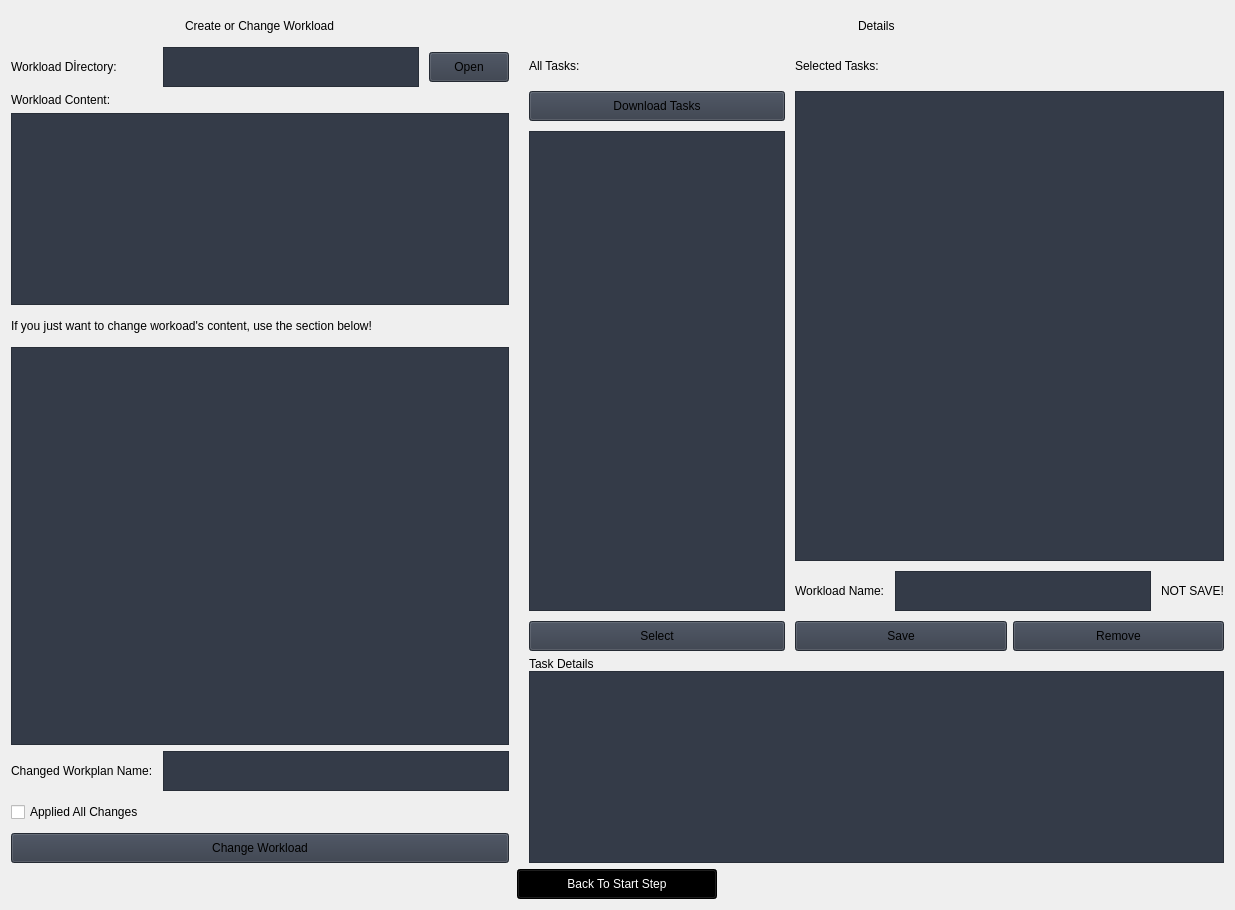
                     <widget class="QWidget" name="cWorkload">
                      <property name="styleSheet">
                       <string/>
                      </property>
                      <layout class="QVBoxLayout" name="verticalLayout_18">
                       <item>
                        <layout class="QGridLayout" name="gridLayout_13">
                         <property name="horizontalSpacing">
                          <number>20</number>
                         </property>
                         <item row="0" column="0" rowspan="5">
                          <layout class="QGridLayout" name="gridLayout_5">
                           <property name="horizontalSpacing">
                            <number>10</number>
                           </property>
                           <property name="verticalSpacing">
                            <number>6</number>
                           </property>
                           <item row="6" column="0" colspan="3">
                            <widget class="QPlainTextEdit" name="plainTextEdit_2">
                             <property name="minimumSize">
                              <size>
                               <width>0</width>
                               <height>100</height>
                              </size>
                             </property>
                             <property name="styleSheet">
                              <string notr="true">background-color: rgb(52, 59, 72);</string>
                             </property>
                            </widget>
                           </item>
                           <item row="5" column="0" colspan="3">
                            <widget class="QLabel" name="label_107">
                             <property name="minimumSize">
                              <size>
                               <width>0</width>
                               <height>30</height>
                              </size>
                             </property>
                             <property name="maximumSize">
                              <size>
                               <width>16777215</width>
                               <height>30</height>
                              </size>
                             </property>
                             <property name="text">
                              <string>If you just want to change workoad's content, use the section below!</string>
                             </property>
                            </widget>
                           </item>
                           <item row="2" column="0" colspan="3">
                            <widget class="QLabel" name="label_32">
                             <property name="maximumSize">
                              <size>
                               <width>16777215</width>
                               <height>30</height>
                              </size>
                             </property>
                             <property name="text">
                              <string>Workload Content:</string>
                             </property>
                            </widget>
                           </item>
                           <item row="3" column="0" rowspan="2" colspan="3">
                            <widget class="QPlainTextEdit" name="plainTextEdit">
                             <property name="minimumSize">
                              <size>
                               <width>0</width>
                               <height>100</height>
                              </size>
                             </property>
                             <property name="styleSheet">
                              <string notr="true">background-color: rgb(52, 59, 72);</string>
                             </property>
                             <property name="readOnly">
                              <bool>true</bool>
                             </property>
                             <property name="plainText">
                              <string/>
                             </property>
                            </widget>
                           </item>
                           <item row="9" column="0" colspan="3">
                            <widget class="QPushButton" name="btn_workload_save">
                             <property name="minimumSize">
                              <size>
                               <width>0</width>
                               <height>30</height>
                              </size>
                             </property>
                             <property name="maximumSize">
                              <size>
                               <width>16777215</width>
                               <height>30</height>
                              </size>
                             </property>
                             <property name="styleSheet">
                              <string notr="true">background-color: rgb(52, 59, 72);</string>
                             </property>
                             <property name="text">
                              <string>Change Workload</string>
                             </property>
                             <property name="icon">
                              <iconset resource="resources.qrc">
                               <normaloff>:/icons/images/icons/cil-save.png</normaloff>:/icons/images/icons/cil-save.png</iconset>
                             </property>
                            </widget>
                           </item>
                           <item row="0" column="0" colspan="3" alignment="Qt::AlignHCenter">
                            <widget class="QLabel" name="label_106">
                             <property name="minimumSize">
                              <size>
                               <width>0</width>
                               <height>30</height>
                              </size>
                             </property>
                             <property name="maximumSize">
                              <size>
                               <width>16777215</width>
                               <height>30</height>
                              </size>
                             </property>
                             <property name="text">
                              <string>Create or Change Workload</string>
                             </property>
                            </widget>
                           </item>
                           <item row="1" column="0">
                            <widget class="QLabel" name="label_105">
                             <property name="text">
                              <string>Workload Dİrectory:</string>
                             </property>
                            </widget>
                           </item>
                           <item row="8" column="0" colspan="3">
                            <widget class="QCheckBox" name="checkBox_12">
                             <property name="minimumSize">
                              <size>
                               <width>0</width>
                               <height>30</height>
                              </size>
                             </property>
                             <property name="maximumSize">
                              <size>
                               <width>16777215</width>
                               <height>30</height>
                              </size>
                             </property>
                             <property name="text">
                              <string>Applied All Changes</string>
                             </property>
                            </widget>
                           </item>
                           <item row="1" column="2">
                            <widget class="QPushButton" name="btn_changeDir">
                             <property name="minimumSize">
                              <size>
                               <width>80</width>
                               <height>30</height>
                              </size>
                             </property>
                             <property name="maximumSize">
                              <size>
                               <width>80</width>
                               <height>30</height>
                              </size>
                             </property>
                             <property name="styleSheet">
                              <string notr="true">background-color: rgb(52, 59, 72);
</string>
                             </property>
                             <property name="text">
                              <string>Open</string>
                             </property>
                             <property name="icon">
                              <iconset resource="resources.qrc">
                               <normaloff>:/icons/images/icons/cil-folder-open.png</normaloff>:/icons/images/icons/cil-folder-open.png</iconset>
                             </property>
                            </widget>
                           </item>
                           <item row="7" column="0">
                            <widget class="QLabel" name="label_109">
                             <property name="minimumSize">
                              <size>
                               <width>0</width>
                               <height>30</height>
                              </size>
                             </property>
                             <property name="maximumSize">
                              <size>
                               <width>16777215</width>
                               <height>30</height>
                              </size>
                             </property>
                             <property name="text">
                              <string>Changed Workplan Name:</string>
                             </property>
                            </widget>
                           </item>
                           <item row="1" column="1">
                            <widget class="QPlainTextEdit" name="plainTextEdit_35">
                             <property name="minimumSize">
                              <size>
                               <width>0</width>
                               <height>40</height>
                              </size>
                             </property>
                             <property name="maximumSize">
                              <size>
                               <width>16777215</width>
                               <height>40</height>
                              </size>
                             </property>
                             <property name="styleSheet">
                              <string notr="true">background-color: rgb(52, 59, 72);</string>
                             </property>
                            </widget>
                           </item>
                           <item row="7" column="1" colspan="2">
                            <widget class="QPlainTextEdit" name="plainTextEdit_36">
                             <property name="minimumSize">
                              <size>
                               <width>0</width>
                               <height>40</height>
                              </size>
                             </property>
                             <property name="maximumSize">
                              <size>
                               <width>16777215</width>
                               <height>40</height>
                              </size>
                             </property>
                             <property name="styleSheet">
                              <string notr="true">background-color: rgb(52, 59, 72);</string>
                             </property>
                            </widget>
                           </item>
                          </layout>
                         </item>
                         <item row="1" column="1" rowspan="4" colspan="2">
                          <layout class="QGridLayout" name="gridLayout_17">
                           <item row="0" column="0">
                            <widget class="QLabel" name="label_53">
                             <property name="text">
                              <string>Task Details</string>
                             </property>
                            </widget>
                           </item>
                           <item row="1" column="0">
                            <widget class="QPlainTextEdit" name="plainTextEdit_38">
                             <property name="styleSheet">
                              <string notr="true">background-color: rgb(52, 59, 72);</string>
                             </property>
                             <property name="readOnly">
                              <bool>true</bool>
                             </property>
                            </widget>
                           </item>
                          </layout>
                         </item>
                         <item row="0" column="1" colspan="2">
                          <layout class="QGridLayout" name="gridLayout_45">
                           <property name="spacing">
                            <number>10</number>
                           </property>
                           <item row="2" column="0">
                            <widget class="QPushButton" name="btn_take_tasks">
                             <property name="sizePolicy">
                              <sizepolicy hsizetype="Expanding" vsizetype="Expanding">
                               <horstretch>0</horstretch>
                               <verstretch>0</verstretch>
                              </sizepolicy>
                             </property>
                             <property name="minimumSize">
                              <size>
                               <width>0</width>
                               <height>30</height>
                              </size>
                             </property>
                             <property name="maximumSize">
                              <size>
                               <width>16777215</width>
                               <height>30</height>
                              </size>
                             </property>
                             <property name="styleSheet">
                              <string notr="true">background-color: rgb(52, 59, 72);</string>
                             </property>
                             <property name="text">
                              <string>Download Tasks</string>
                             </property>
                             <property name="icon">
                              <iconset resource="resources.qrc">
                               <normaloff>:/icons/images/icons/cil-vertical-align-bottom.png</normaloff>:/icons/images/icons/cil-vertical-align-bottom.png</iconset>
                             </property>
                            </widget>
                           </item>
                           <item row="5" column="1">
                            <widget class="QLabel" name="label">
                             <property name="maximumSize">
                              <size>
                               <width>16777215</width>
                               <height>30</height>
                              </size>
                             </property>
                             <property name="text">
                              <string>Workload Name:</string>
                             </property>
                            </widget>
                           </item>
                           <item row="1" column="1" colspan="3">
                            <widget class="QLabel" name="label_29">
                             <property name="maximumSize">
                              <size>
                               <width>16777215</width>
                               <height>30</height>
                              </size>
                             </property>
                             <property name="text">
                              <string>Selected Tasks:</string>
                             </property>
                            </widget>
                           </item>
                           <item row="6" column="0">
                            <widget class="QPushButton" name="btn_select_task">
                             <property name="sizePolicy">
                              <sizepolicy hsizetype="Expanding" vsizetype="Expanding">
                               <horstretch>0</horstretch>
                               <verstretch>0</verstretch>
                              </sizepolicy>
                             </property>
                             <property name="minimumSize">
                              <size>
                               <width>0</width>
                               <height>30</height>
                              </size>
                             </property>
                             <property name="maximumSize">
                              <size>
                               <width>16777215</width>
                               <height>30</height>
                              </size>
                             </property>
                             <property name="cursor">
                              <cursorShape>PointingHandCursor</cursorShape>
                             </property>
                             <property name="styleSheet">
                              <string notr="true">background-color: rgb(52, 59, 72);</string>
                             </property>
                             <property name="text">
                              <string>Select</string>
                             </property>
                             <property name="icon">
                              <iconset resource="resources.qrc">
                               <normaloff>:/icons/images/icons/cil-hand-point-up.png</normaloff>:/icons/images/icons/cil-hand-point-up.png</iconset>
                             </property>
                            </widget>
                           </item>
                           <item row="6" column="1" colspan="3">
                            <layout class="QGridLayout" name="gridLayout_46">
                             <property name="spacing">
                              <number>6</number>
                             </property>
                             <item row="0" column="0">
                              <widget class="QPushButton" name="btn_save_task">
                               <property name="sizePolicy">
                                <sizepolicy hsizetype="Expanding" vsizetype="Expanding">
                                 <horstretch>0</horstretch>
                                 <verstretch>0</verstretch>
                                </sizepolicy>
                               </property>
                               <property name="minimumSize">
                                <size>
                                 <width>120</width>
                                 <height>30</height>
                                </size>
                               </property>
                               <property name="maximumSize">
                                <size>
                                 <width>16777215</width>
                                 <height>30</height>
                                </size>
                               </property>
                               <property name="cursor">
                                <cursorShape>PointingHandCursor</cursorShape>
                               </property>
                               <property name="styleSheet">
                                <string notr="true">background-color: rgb(52, 59, 72);</string>
                               </property>
                               <property name="text">
                                <string>Save</string>
                               </property>
                               <property name="icon">
                                <iconset resource="resources.qrc">
                                 <normaloff>:/icons/images/icons/cil-save.png</normaloff>:/icons/images/icons/cil-save.png</iconset>
                               </property>
                              </widget>
                             </item>
                             <item row="0" column="1">
                              <widget class="QPushButton" name="btn_remove_task">
                               <property name="sizePolicy">
                                <sizepolicy hsizetype="Expanding" vsizetype="Expanding">
                                 <horstretch>0</horstretch>
                                 <verstretch>0</verstretch>
                                </sizepolicy>
                               </property>
                               <property name="minimumSize">
                                <size>
                                 <width>120</width>
                                 <height>30</height>
                                </size>
                               </property>
                               <property name="maximumSize">
                                <size>
                                 <width>16777215</width>
                                 <height>30</height>
                                </size>
                               </property>
                               <property name="styleSheet">
                                <string notr="true">background-color: rgb(52, 59, 72);</string>
                               </property>
                               <property name="text">
                                <string>Remove</string>
                               </property>
                               <property name="icon">
                                <iconset resource="resources.qrc">
                                 <normaloff>:/icons/images/icons/cil-minus.png</normaloff>:/icons/images/icons/cil-minus.png</iconset>
                               </property>
                              </widget>
                             </item>
                            </layout>
                           </item>
                           <item row="3" column="0" rowspan="3">
                            <widget class="QListWidget" name="listWidget_21">
                             <property name="sizePolicy">
                              <sizepolicy hsizetype="Expanding" vsizetype="Expanding">
                               <horstretch>0</horstretch>
                               <verstretch>0</verstretch>
                              </sizepolicy>
                             </property>
                             <property name="minimumSize">
                              <size>
                               <width>0</width>
                               <height>200</height>
                              </size>
                             </property>
                             <property name="styleSheet">
                              <string notr="true">background-color: rgb(52, 59, 72);</string>
                             </property>
                            </widget>
                           </item>
                           <item row="5" column="3">
                            <widget class="QLabel" name="label_4">
                             <property name="text">
                              <string>NOT SAVE!</string>
                             </property>
                            </widget>
                           </item>
                           <item row="0" column="0" colspan="4" alignment="Qt::AlignHCenter">
                            <widget class="QLabel" name="label_108">
                             <property name="minimumSize">
                              <size>
                               <width>0</width>
                               <height>30</height>
                              </size>
                             </property>
                             <property name="maximumSize">
                              <size>
                               <width>16777215</width>
                               <height>30</height>
                              </size>
                             </property>
                             <property name="text">
                              <string>Details</string>
                             </property>
                            </widget>
                           </item>
                           <item row="2" column="1" rowspan="3" colspan="3">
                            <widget class="QListWidget" name="listWidget_22">
                             <property name="sizePolicy">
                              <sizepolicy hsizetype="Expanding" vsizetype="Expanding">
                               <horstretch>0</horstretch>
                               <verstretch>0</verstretch>
                              </sizepolicy>
                             </property>
                             <property name="minimumSize">
                              <size>
                               <width>0</width>
                               <height>250</height>
                              </size>
                             </property>
                             <property name="styleSheet">
                              <string notr="true">background-color: rgb(52, 59, 72);</string>
                             </property>
                            </widget>
                           </item>
                           <item row="1" column="0">
                            <widget class="QLabel" name="label_31">
                             <property name="maximumSize">
                              <size>
                               <width>16777215</width>
                               <height>30</height>
                              </size>
                             </property>
                             <property name="text">
                              <string>All Tasks:</string>
                             </property>
                            </widget>
                           </item>
                           <item row="5" column="2">
                            <widget class="QPlainTextEdit" name="plainTextEdit_37">
                             <property name="minimumSize">
                              <size>
                               <width>0</width>
                               <height>40</height>
                              </size>
                             </property>
                             <property name="maximumSize">
                              <size>
                               <width>16777215</width>
                               <height>40</height>
                              </size>
                             </property>
                             <property name="styleSheet">
                              <string notr="true">background-color: rgb(52, 59, 72);</string>
                             </property>
                            </widget>
                           </item>
                          </layout>
                         </item>
                        </layout>
                       </item>
                       <item alignment="Qt::AlignHCenter">
                        <widget class="QPushButton" name="btn_back_start">
                         <property name="sizePolicy">
                          <sizepolicy hsizetype="Fixed" vsizetype="Fixed">
                           <horstretch>0</horstretch>
                           <verstretch>0</verstretch>
                          </sizepolicy>
                         </property>
                         <property name="minimumSize">
                          <size>
                           <width>200</width>
                           <height>30</height>
                          </size>
                         </property>
                         <property name="cursor">
                          <cursorShape>PointingHandCursor</cursorShape>
                         </property>
                         <property name="styleSheet">
                          <string notr="true">background-color: black;
color:white;</string>
                         </property>
                         <property name="text">
                          <string>Back To Start Step</string>
                         </property>
                         <property name="icon">
                          <iconset resource="resources.qrc">
                           <normaloff>:/icons/images/icons/cil-arrow-circle-left.png</normaloff>:/icons/images/icons/cil-arrow-circle-left.png</iconset>
                         </property>
                        </widget>
                       </item>
                      </layout>
                     </widget>
